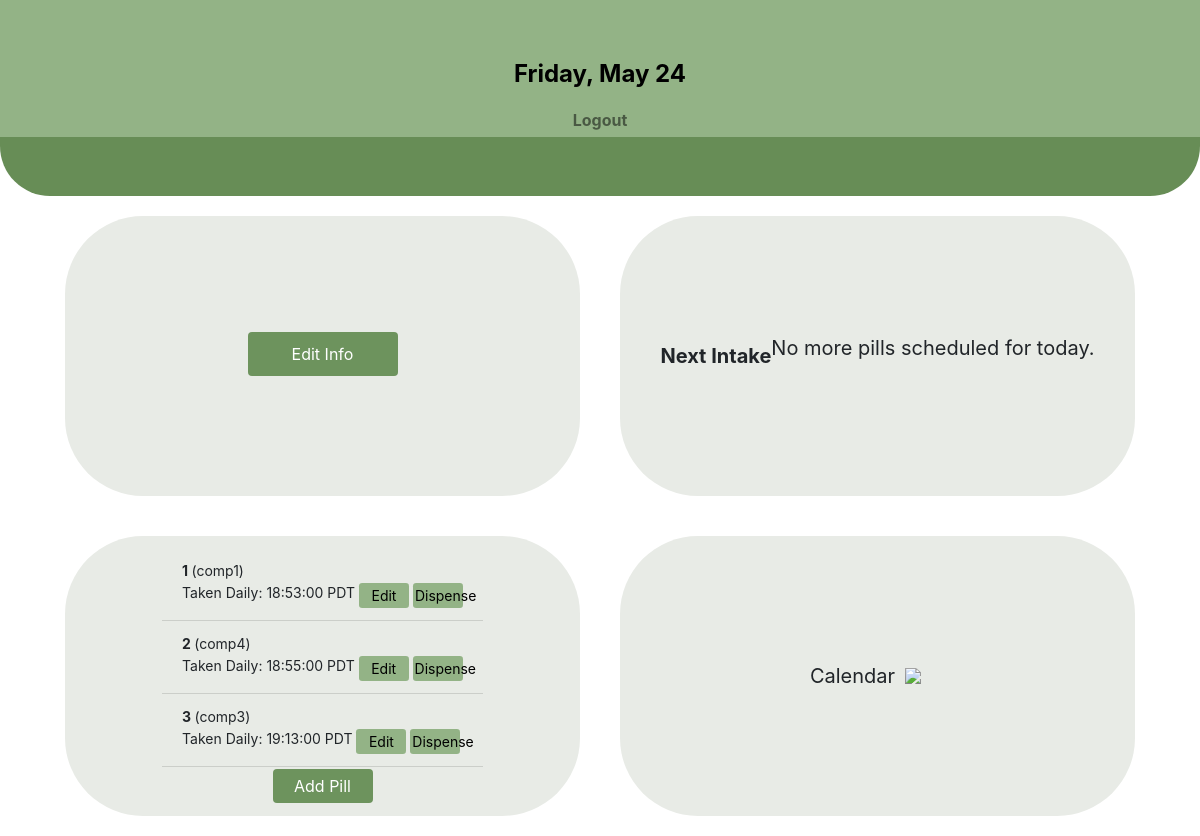
Page / (signed in) on the earlier database version.
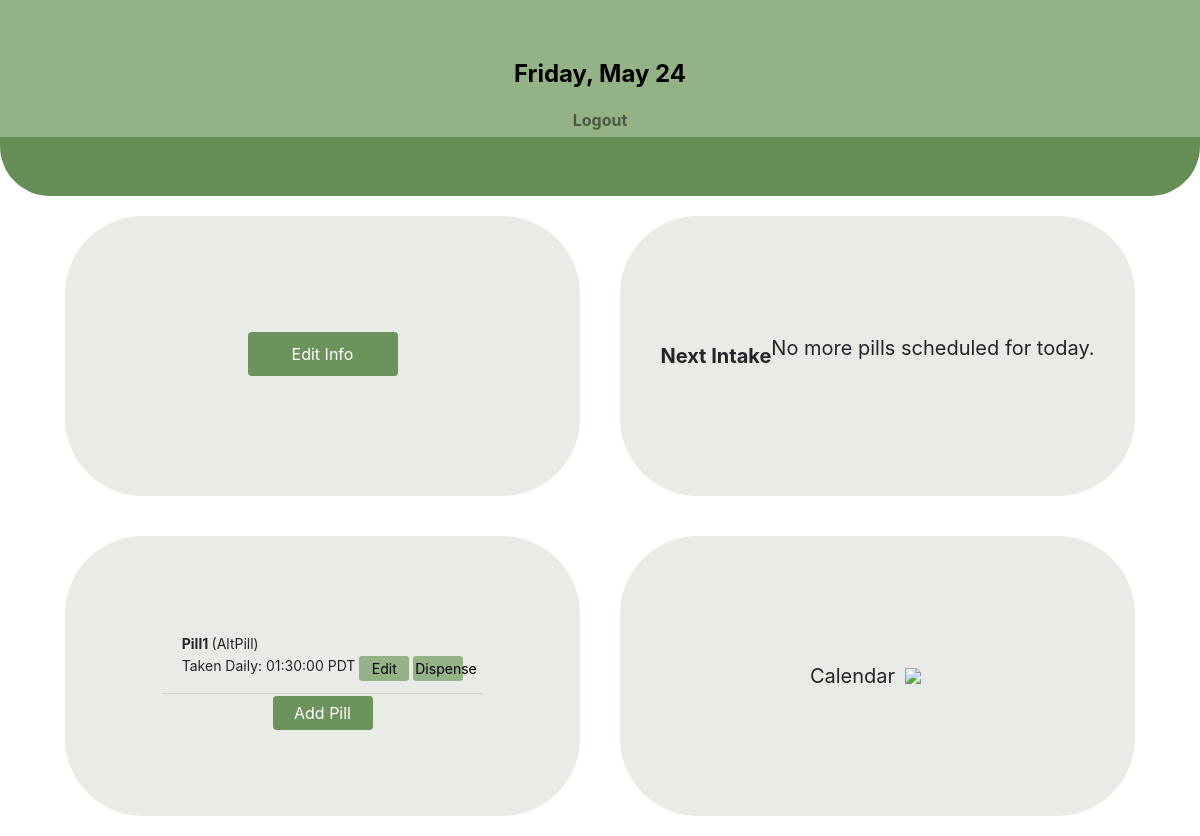
Same page on the later database version.
### website/models.py (models this page shows)
class Pills(db.Model):
    id = db.Column(db.Integer, primary_key=True)
    compartment = db.Column(db.Integer)
    size = db.Column(db.String(2), nullable=False)
    amount = db.Column(db.Integer, nullable=False)
    name = db.Column(db.String(100), nullable=False)
    alt_name = db.Column(db.String(100))
    dispense_time = db.Column(db.String(5))
    frequency = db.Column(db.String(20), nullable=False)
    start_date = db.Column(db.Date, nullable=False)
    end_date = db.Column(db.Date)
    user_id = db.Column(db.Integer, db.ForeignKey('user.id'), nullable=False)
    user = db.relationship('User', back_populates='pills')

### website/views.py (the view)
@views.route('/', methods=['GET', 'POST'])
@login_required
def home():
    current_day = datetime.now().strftime("%A, %B %d")
    return render_template("home.html", user=current_user, current_day=current_day)

### website/__init__.py (called while the page is built)
def create_app():
    app = Flask(__name__)
    app.config['SECRET_KEY'] = 'epsilonbeta'
    app.config['SQLALCHEMY_DATABASE_URI'] = f'sqlite:///{DB_NAME}'
    db.init_app(app)
    from .views import views
    from .auth import auth
    app.register_blueprint(views, url_prefix='/')
    app.register_blueprint(auth, url_prefix='/')
    from .models import User
    create_database(app)
    login_manager = LoginManager()
    login_manager.login_view = 'auth.login'
    login_manager.init_app(app)
    @login_manager.user_loader
    def load_user(id):
        return User.query.get(int(id))
    return app

### website/templates/home.html (shortened to what this page needs)
{% extends "base_home.html" %}
{% block content %}
<body>
    <div class="grid-container">
        <div class="grid-item">
            <button type="button" class="btn btn-primary" data-toggle="modal" data-target="#patientInfoModal">Edit Info</button>
        </div>
        <div class="grid-item">
            <strong>Next Intake</strong>
            {% if next_pill %}
                <p>Pill Name: {{ next_pill.name }}</p>
                <p>Dispense Time: {{ next_pill.dispense_time }}</p>
            {% else %}
                <p>No more pills scheduled for today.</p>
            {% endif %}
        </div>
        <div class="grid-item" style="display: flex; flex-direction: column;">
            <ul class="list-group list-group-flush" id="profiles">
                {% for pill in user.pills %}
                <li class="list-group-item" style="background-color:#E8EBE6; font-size:14px;">
                    <strong> {{ pill.name }} </strong>
                        {% if pill.alt_name %}
                            ({{ pill.alt_name }})
                        {% endif %}
                    <br>
                    Taken {{ pill.frequency }}: {{ pill.dispense_time }} PDT
                    <button type="pill-button" id='getPillButton' class="btn btn-secondary btn-sm" onclick="editPill({{ pill.id }})">Edit</button>
                    <button type="pill-button" id='dispensePillButton' class="btn btn-secondary btn-sm" onclick="dispensePill({{ pill.id }})">Dispense</button>
                </li>
                {% endfor %}
            </ul>
            <button type="add-button" class="btn btn-primary" data-toggle="modal" data-target="#addPillModal">Add Pill</button>
        </div>
        <div class="grid-item" id="calendar-container">
            Calendar
            <img style="width: 50px; padding-left: 10px;" src="https://media.discordapp.net/attachments/1239019889541513317/1239429986637582437/man_1.png?ex=6642e4a0&is=66419320&hm=9971eaa42e627303bb3e0875f0c089a661a79ad2b90f223077a8b3f2cf7165ef&=&format=webp&quality=lossless&width=1024&height=1024">
        </div>
    </div>
</body>
{% endblock %}

### website/templates/base_home.html (shortened to what this page needs)
<!DOCTYPE html>
<html>
    <head>
        <link
            rel="stylesheet"
            href="https://stackpath.bootstrapcdn.com/bootstrap/4.4.1/css/bootstrap.min.css"
        />
        <link
            rel="stylesheet"
            href="https://stackpath.bootstrapcdn.com/font-awesome/4.7.0/css/font-awesome.min.css"
        />
        <link href='https://cdn.jsdelivr.net/npm/fullcalendar@5.10.1/main.min.css' rel='stylesheet' />
    </head>
    <body>
        <nav class="navbar navbar-expand-lg py-5 navbar-light" style="background-color: #b6d7a8;">
            <div class="collapse navbar-collapse justify-content-center" id="navbar">
                <div class="navbar-nav">
                    {% if user.is_authenticated %}
                        <div class="nav-item mb-2 d-flex flex-column align-items-center justify-content-center">
                            <span class="nav-link disabled" style="font-size: 1.5rem; font-weight: bold; color:black">{{ current_day }}</span>
                            <a class="nav-item nav-link" id="logout" href="/logout" style="font-weight: bold;">Logout</a>
                        </div>
                    {% else %}
                        <a class="nav-item nav-link" id="login" href="/login">Login</a>
                        <a class="nav-item nav-link" id="signUp" href="/sign-up">Sign Up</a>
                    {% endif %}
                </div>
            </div>
        </nav>
    <div class="container">{% block content %} {% endblock %}</div>
    </body>
</html>

### website/templates/base_home.html (style rules this page uses)
.grid-container { display: grid; grid-template-columns: 1fr 1fr; grid-template-rows: 1fr 1fr; gap: 40px; padding: 20px; height: 80vh; }
.grid-item { background-color: #E8EBE6; display: flex; justify-content: center; align-items: center; font-size: 20px; border-radius: 78px; }
.navbar { border-radius: 0 0 50px 50px; background-image: linear-gradient(to bottom, #93B386 70%, #678D56 30%); }
.grid-item { padding: 20px; overflow: hidden; }
button[type="button"] { background-color: #6d935d; border: none; color: white; padding: 10px 20px; margin-bottom: 20px; margin-top: 15px; cursor: pointer; width: 150px; }
button[type=pill-button] { background-color: #93B386; border: none; color: black; padding: 2px 2px; margin-bottom: px; margin-top: 2px; cursor: pointer; width: 50px; }
button[type=add-button] { background-color: #6d935d; border: none; color: white; padding: 5px; margin-bottom: 2px; margin-top: 2px; cursor: pointer; width: 100px; }
.list-group { column-count: 2; column-gap: 20px; }
.navbar-nav { display: flex; justify-content: center; align-items: center; }

Differences in the rows shown:
removed Pills: name "2", alt_name "comp4", frequency "Daily", dispense_time "18:55:00"
removed Pills: name "3", alt_name "comp3", frequency "Daily", dispense_time "19:13:00"
changed Pills "Daily": name "1" → "Pill1"; alt_name "comp1" → "AltPill"; dispense_time "18:53:00" → "01:30:00"
